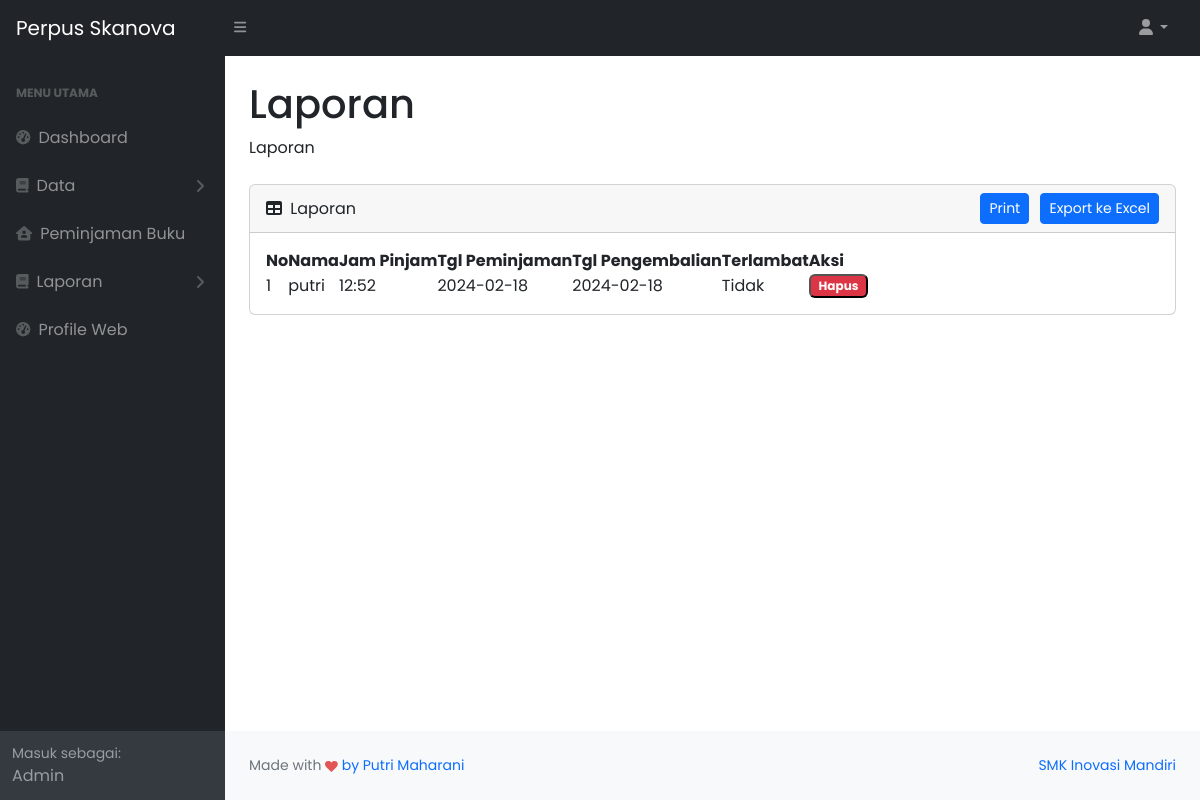
Page /admin/laporan.php (signed in) on the committed database.
### tables this page shows
CREATE TABLE `pengembalian` (
  `id_pengembalian` int(11) NOT NULL,
  `tgl_pengembalian` date NOT NULL,
  `id_user` int(11) NOT NULL,
  `id_buku` int(11) NOT NULL,
  `denda` varchar(50) NOT NULL,
  `terlambat` varchar(50) NOT NULL,
  `tgl_peminjaman` date NOT NULL,
  `nama` varchar(255) NOT NULL,
  `buku` varchar(255) NOT NULL,
  `jam` varchar(11) NOT NULL,
  `guru` varchar(255) NOT NULL
);

CREATE TABLE `user` (
  `id_user` int(11) NOT NULL,
  `nama_lengkap` varchar(255) NOT NULL,
  `username` varchar(255) NOT NULL,
  `password` varchar(255) NOT NULL,
  `email` varchar(255) NOT NULL,
  `role` varchar(255) NOT NULL,
  `alamat` text NOT NULL,
  `foto` varchar(255) NOT NULL,
  `kelas` varchar(12) NOT NULL,
  `jurusan` varchar(15) NOT NULL
);

### admin/laporan.php (the view, shortened to what this page needs)
<?php
include 'layout/header.php';
?>
<body class="sb-nav-fixed">
    <?php
    include 'layout/sidebar.php';
    ?>
    <div id="layoutSidenav_content">
        <main>
            <div class="container-fluid px-4">
                <h1 class="mt-4">Laporan</h1>
                <ol class="breadcrumb mb-4">
                    <li class="breadcrumb-item">Laporan</li>
                </ol>
                <div class="card mb-4">
                    <div class="card-header" style="display: flex; justify-content: space-between; align-items: center;">
                        <div>
                            <i class="fas fa-table me-1"></i>
                            Laporan
                        </div>
                        <div>
                            <a href="print" class="btn btn-sm btn-primary" style="margin-left: 7px;">Print</a>
                            <form action="excel" method="post" style="display: inline;">
                                <button type="submit" class="btn btn-primary btn-sm" name="export" style="margin-left: 7px;">Export ke Excel</button>
                            </form>
                        </div>
                    </div>
                    <div class="card-body">
                        <table id="datatablesSimple">
                            <thead>
                                <tr>
                                    <th>No</th>
                                    <th>Nama</th>
                                    <th>Jam Pinjam</th>
                                    <th>Tgl Peminjaman</th>
                                    <th>Tgl Pengembalian</th>
                                    <th>Terlambat</th>
                                    <th>Aksi</th>
                                </tr>
                            </thead>
                            <tbody>
                                <?php
                                $no = 1;
                                $tampil = mysqli_query($koneksi, "SELECT * FROM pengembalian AS p
                                          JOIN user AS u ON u.id_user = p.id_user");
                                while ($loop = mysqli_fetch_array($tampil)) :
                                    ?>
                                    <tr>
                                        <td><?= $no++ ?></td>
                                        <td><?= $loop['nama_lengkap'] ?></td>
                                        <td><?= $loop['jam'] ?></td>
                                        <td><?= $loop['tgl_peminjaman'] ?></td>
                                        <td><?= $loop['tgl_pengembalian'] ?></td>
                                        <td>
                                            <?php
                                                if ($loop['denda'] > 0) {
                                                  echo "Ya | Denda Rp" . number_format($loop['denda'], 0, ',', '.');
                                                } else {
                                                  echo "Tidak";
                                                }
                                            ?>
                                        </td>
                                        <td>
                                            <button type="submit" name="hapus" class="badge text-bg-danger btn-sm" data-bs-toggle="modal" data-bs-target="#hapusPetugas<?= $no ?>">Hapus</button>
                                    </td>
                                </tr>
                            <?php endwhile; ?>
                        </tbody>
                    </table>
                </div>
            </div>
        </div>
    </main>
    <?php
    include 'layout/footer.php';
    ?>

### rows in the picture
pengembalian: id_user.nama_lengkap "putri", jam "12:52", tgl_peminjaman "2024-02-18", tgl_pengembalian "2024-02-18", denda "Tidak"

### other values in the picture
$_SESSION['role'] "Admin"
